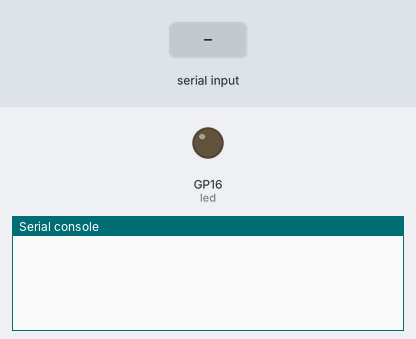
Simulated run of this program. Board: Raspberry Pi Pico running MicroPython. On the bench: output pins drawn as LEDs (lit = HIGH), the last lines printed to the serial console. The inputs (shaded band) are chosen by the test bench.

Above: at 1.2 s.
1.3 s: "ON" received over the second serial link
At 2.4 s:
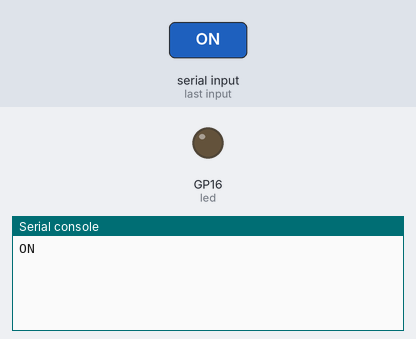
3.5 s: "OFF" received over the second serial link
At 5.1 s:
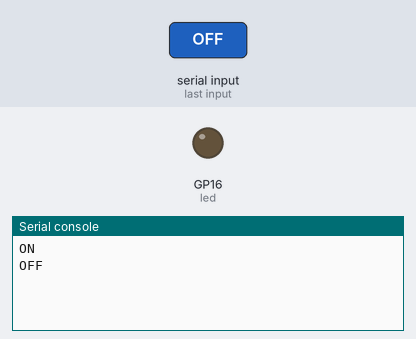
5.5 s: "1" received over the second serial link
At 6.7 s:
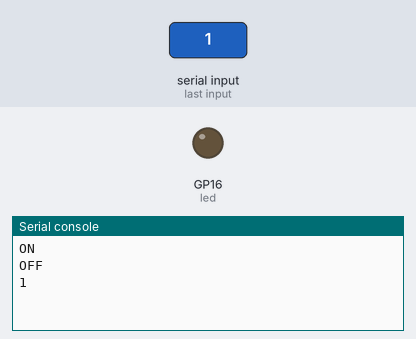

The program:

Self_T_R.py
```python
from machine import Pin,UART
import time

#Initialize UART1 on pico , Tx pin is GP4, Rx pin is GP5
UART1 = UART(1, baudrate=9600, tx = Pin(4), rx= Pin(5))

led = Pin(16, Pin.OUT)

while True:

    UART1.write('ON') #send 'ON' message to pico
    time.sleep(1)

    if UART1.any():

        message =UART1.read().decode()
        print(message)

        if(message == 'ON'):
            led.value(1)

    UART1.write('OFF') #send 'OFF' message to pico
    time.sleep(1)

    if UART1.any():

        message =UART1.read().decode()
        print(message)

        if(message == 'OFF'):
            led.value(0)
```

Measured:
- after the input at 1.3 s, the serial console: prints a new line after 0.70 s (image 1)
- after the input at 3.5 s, the serial console: prints a new line after 0.50 s (image 2)
- after the input at 5.5 s, the serial console: prints a new line after 0.50 s (image 3)
